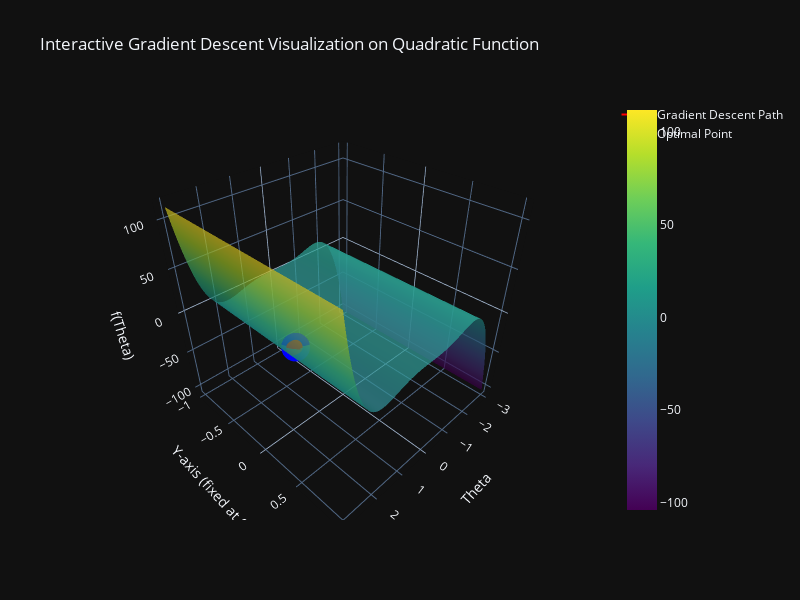

The cell this chart's notebook holds for it:
### Code cell
# Create 3D interactive plot
fig = go.Figure()

# Add surface
fig.add_trace(go.Surface(z=Z, x=X, y=Y, colorscale='Viridis', opacity=0.7, name="Quadratic Surface"))

# Add gradient descent trajectory
fig.add_trace(go.Scatter3d(
    x=trajectory_x, 
    y=trajectory_y, 
    z=trajectory_z, 
    mode='markers+lines', 
    marker=dict(size=5, color='red'),
    line=dict(color='red', width=2),
    name="Gradient Descent Path"
))

# Add optimal point
fig.add_trace(go.Scatter3d(
    x=[optimal_theta], 
    y=[0], 
    z=[f(optimal_theta)], 
    mode='markers',
    marker=dict(size=10, color='blue'),
    name="Optimal Point"
))

# Update layout
fig.update_layout(
    scene=dict(
        xaxis_title="Theta",
        yaxis_title="Y-axis (fixed at 0)",
        zaxis_title="f(Theta)",
    ),
    title="Interactive Gradient Descent Visualization on Quadratic Function",
    width=800,  # Szerokość w pikselach
    height=600,  # Wysokość w pikselach
)

# Show the interactive plot
fig.show()

### Figure 1 — Plotly figure (JSON) as saved in the notebook; plotly's stock layout.template omitted (floating-point values rounded to 4 significant figures; data arrays with more than 128 entries replaced by an {"elided": "..."} marker saying what was removed)
{"data": [{"colorscale": [[0.0, "#440154"], [0.1111, "#482878"], [0.2222, "#3e4989"], [0.3333, "#31688e"], [0.4444, "#26828e"], [0.5556, "#1f9e89"], [0.6667, "#35b779"], [0.7778, "#6ece58"], [0.8889, "#b5de2b"], [1.0, "#fde725"]], "name": "Quadratic Surface", "opacity": 0.7, "x": {"elided": "10x400 float values"}, "y": {"elided": "10x400 float values"}, "z": {"elided": "10x400 float values"}, "type": "surface"}, {"line": {"color": "red", "width": 2}, "marker": {"color": "red", "size": 5}, "mode": "markers+lines", "name": "Gradient Descent Path", "x": [1.8, 1.761, 1.745, 1.738, 1.735, 1.733, 1.733, 1.732, 1.732, 1.732, 1.732, 1.732, 1.732, 1.732, 1.732, 1.732, 1.732, 1.732, 1.732, 1.732, 1.732, 1.732, 1.732, 1.732, 1.732, 1.732, 1.732, 1.732, 1.732, 1.732, 1.732], "y": [0.0, 0.0, 0.0, 0.0, 0.0, 0.0, 0.0, 0.0, 0.0, 0.0, 0.0, 0.0, 0.0, 0.0, 0.0, 0.0, 0.0, 0.0, 0.0, 0.0, 0.0, 0.0, 0.0, 0.0, 0.0, 0.0, 0.0, 0.0, 0.0, 0.0, 0.0], "z": [-6.264, -6.37, -6.388, -6.391, -6.392, -6.392, -6.392, -6.392, -6.392, -6.392, -6.392, -6.392, -6.392, -6.392, -6.392, -6.392, -6.392, -6.392, -6.392, -6.392, -6.392, -6.392, -6.392, -6.392, -6.392, -6.392, -6.392, -6.392, -6.392, -6.392, -6.392], "type": "scatter3d"}, {"marker": {"color": "blue", "size": 10}, "mode": "markers", "name": "Optimal Point", "x": [1.732], "y": [0], "z": [-6.392], "type": "scatter3d"}], "layout": {"scene": {"xaxis": {"title": {"text": "Theta"}}, "yaxis": {"title": {"text": "Y-axis (fixed at 0)"}}, "zaxis": {"title": {"text": "f(Theta)"}}}, "title": {"text": "Interactive Gradient Descent Visualization on Quadratic Function"}, "width": 800, "height": 600}}
